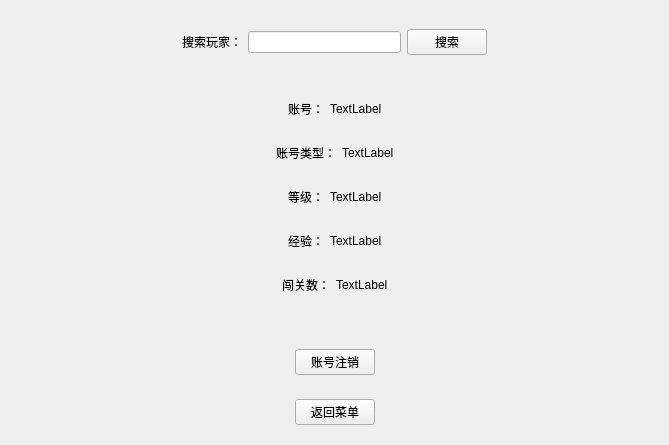
<?xml version="1.0" encoding="UTF-8"?>
<ui version="4.0">
 <class>AccountWindow</class>
 <widget class="QWidget" name="AccountWindow">
  <property name="geometry">
   <rect>
    <x>0</x>
    <y>0</y>
    <width>669</width>
    <height>445</height>
   </rect>
  </property>
  <property name="windowTitle">
   <string>Form</string>
  </property>
  <layout class="QVBoxLayout" name="verticalLayout_2">
   <item>
    <widget class="QWidget" name="widget_5" native="true">
     <layout class="QVBoxLayout" name="verticalLayout">
      <item>
       <widget class="QWidget" name="widget_7" native="true">
        <layout class="QHBoxLayout" name="horizontalLayout_8">
         <item>
          <spacer name="horizontalSpacer_3">
           <property name="orientation">
            <enum>Qt::Horizontal</enum>
           </property>
           <property name="sizeHint" stdset="0">
            <size>
             <width>40</width>
             <height>20</height>
            </size>
           </property>
          </spacer>
         </item>
         <item>
          <widget class="QLabel" name="label_4">
           <property name="text">
            <string>搜索玩家：</string>
           </property>
          </widget>
         </item>
         <item>
          <widget class="QLineEdit" name="search"/>
         </item>
         <item>
          <widget class="QPushButton" name="searchBtn">
           <property name="text">
            <string>搜索</string>
           </property>
          </widget>
         </item>
         <item>
          <spacer name="horizontalSpacer_12">
           <property name="orientation">
            <enum>Qt::Horizontal</enum>
           </property>
           <property name="sizeHint" stdset="0">
            <size>
             <width>40</width>
             <height>20</height>
            </size>
           </property>
          </spacer>
         </item>
        </layout>
       </widget>
      </item>
      <item>
       <spacer name="verticalSpacer_2">
        <property name="orientation">
         <enum>Qt::Vertical</enum>
        </property>
        <property name="sizeHint" stdset="0">
         <size>
          <width>20</width>
          <height>40</height>
         </size>
        </property>
       </spacer>
      </item>
      <item>
       <widget class="QWidget" name="widget" native="true">
        <layout class="QHBoxLayout" name="horizontalLayout">
         <item>
          <spacer name="horizontalSpacer_4">
           <property name="orientation">
            <enum>Qt::Horizontal</enum>
           </property>
           <property name="sizeHint" stdset="0">
            <size>
             <width>40</width>
             <height>20</height>
            </size>
           </property>
          </spacer>
         </item>
         <item>
          <widget class="QLabel" name="label">
           <property name="text">
            <string>账号：</string>
           </property>
          </widget>
         </item>
         <item>
          <widget class="QLabel" name="account">
           <property name="text">
            <string>TextLabel</string>
           </property>
          </widget>
         </item>
         <item>
          <spacer name="horizontalSpacer_5">
           <property name="orientation">
            <enum>Qt::Horizontal</enum>
           </property>
           <property name="sizeHint" stdset="0">
            <size>
             <width>40</width>
             <height>20</height>
            </size>
           </property>
          </spacer>
         </item>
        </layout>
       </widget>
      </item>
      <item>
       <widget class="QWidget" name="widget_8" native="true">
        <layout class="QHBoxLayout" name="horizontalLayout_7">
         <item>
          <spacer name="horizontalSpacer_14">
           <property name="orientation">
            <enum>Qt::Horizontal</enum>
           </property>
           <property name="sizeHint" stdset="0">
            <size>
             <width>40</width>
             <height>20</height>
            </size>
           </property>
          </spacer>
         </item>
         <item>
          <widget class="QLabel" name="levelNumLab_4">
           <property name="text">
            <string>账号类型：</string>
           </property>
          </widget>
         </item>
         <item>
          <widget class="QLabel" name="type">
           <property name="text">
            <string>TextLabel</string>
           </property>
          </widget>
         </item>
         <item>
          <spacer name="horizontalSpacer_15">
           <property name="orientation">
            <enum>Qt::Horizontal</enum>
           </property>
           <property name="sizeHint" stdset="0">
            <size>
             <width>40</width>
             <height>20</height>
            </size>
           </property>
          </spacer>
         </item>
        </layout>
       </widget>
      </item>
      <item>
       <widget class="QWidget" name="widget_2" native="true">
        <layout class="QHBoxLayout" name="horizontalLayout_2">
         <item>
          <spacer name="horizontalSpacer_6">
           <property name="orientation">
            <enum>Qt::Horizontal</enum>
           </property>
           <property name="sizeHint" stdset="0">
            <size>
             <width>40</width>
             <height>20</height>
            </size>
           </property>
          </spacer>
         </item>
         <item>
          <widget class="QLabel" name="label_2">
           <property name="text">
            <string>等级：</string>
           </property>
          </widget>
         </item>
         <item>
          <widget class="QLabel" name="grade">
           <property name="text">
            <string>TextLabel</string>
           </property>
          </widget>
         </item>
         <item>
          <spacer name="horizontalSpacer_7">
           <property name="orientation">
            <enum>Qt::Horizontal</enum>
           </property>
           <property name="sizeHint" stdset="0">
            <size>
             <width>40</width>
             <height>20</height>
            </size>
           </property>
          </spacer>
         </item>
        </layout>
       </widget>
      </item>
      <item>
       <widget class="QWidget" name="widget_3" native="true">
        <layout class="QHBoxLayout" name="horizontalLayout_3">
         <item>
          <spacer name="horizontalSpacer_8">
           <property name="orientation">
            <enum>Qt::Horizontal</enum>
           </property>
           <property name="sizeHint" stdset="0">
            <size>
             <width>40</width>
             <height>20</height>
            </size>
           </property>
          </spacer>
         </item>
         <item>
          <widget class="QLabel" name="label_3">
           <property name="text">
            <string>经验：</string>
           </property>
          </widget>
         </item>
         <item>
          <widget class="QLabel" name="exp">
           <property name="text">
            <string>TextLabel</string>
           </property>
          </widget>
         </item>
         <item>
          <spacer name="horizontalSpacer_9">
           <property name="orientation">
            <enum>Qt::Horizontal</enum>
           </property>
           <property name="sizeHint" stdset="0">
            <size>
             <width>40</width>
             <height>20</height>
            </size>
           </property>
          </spacer>
         </item>
        </layout>
       </widget>
      </item>
      <item>
       <widget class="QWidget" name="widget_4" native="true">
        <layout class="QHBoxLayout" name="horizontalLayout_4">
         <item>
          <spacer name="horizontalSpacer_10">
           <property name="orientation">
            <enum>Qt::Horizontal</enum>
           </property>
           <property name="sizeHint" stdset="0">
            <size>
             <width>40</width>
             <height>20</height>
            </size>
           </property>
          </spacer>
         </item>
         <item>
          <widget class="QLabel" name="levelNumLab">
           <property name="text">
            <string>闯关数：</string>
           </property>
          </widget>
         </item>
         <item>
          <widget class="QLabel" name="levelNum">
           <property name="text">
            <string>TextLabel</string>
           </property>
          </widget>
         </item>
         <item>
          <spacer name="horizontalSpacer_11">
           <property name="orientation">
            <enum>Qt::Horizontal</enum>
           </property>
           <property name="sizeHint" stdset="0">
            <size>
             <width>40</width>
             <height>20</height>
            </size>
           </property>
          </spacer>
         </item>
        </layout>
       </widget>
      </item>
      <item>
       <spacer name="verticalSpacer">
        <property name="orientation">
         <enum>Qt::Vertical</enum>
        </property>
        <property name="sizeHint" stdset="0">
         <size>
          <width>20</width>
          <height>40</height>
         </size>
        </property>
       </spacer>
      </item>
     </layout>
    </widget>
   </item>
   <item>
    <widget class="QWidget" name="widget_9" native="true">
     <layout class="QHBoxLayout" name="horizontalLayout_6">
      <item>
       <spacer name="horizontalSpacer_13">
        <property name="orientation">
         <enum>Qt::Horizontal</enum>
        </property>
        <property name="sizeHint" stdset="0">
         <size>
          <width>40</width>
          <height>20</height>
         </size>
        </property>
       </spacer>
      </item>
      <item>
       <widget class="QPushButton" name="logoutBtn">
        <property name="text">
         <string>账号注销</string>
        </property>
       </widget>
      </item>
      <item>
       <spacer name="horizontalSpacer_16">
        <property name="orientation">
         <enum>Qt::Horizontal</enum>
        </property>
        <property name="sizeHint" stdset="0">
         <size>
          <width>40</width>
          <height>20</height>
         </size>
        </property>
       </spacer>
      </item>
     </layout>
    </widget>
   </item>
   <item>
    <widget class="QWidget" name="widget_6" native="true">
     <layout class="QHBoxLayout" name="horizontalLayout_5">
      <item>
       <spacer name="horizontalSpacer">
        <property name="orientation">
         <enum>Qt::Horizontal</enum>
        </property>
        <property name="sizeHint" stdset="0">
         <size>
          <width>40</width>
          <height>20</height>
         </size>
        </property>
       </spacer>
      </item>
      <item>
       <widget class="QPushButton" name="backMenuBtn">
        <property name="text">
         <string>返回菜单</string>
        </property>
       </widget>
      </item>
      <item>
       <spacer name="horizontalSpacer_2">
        <property name="orientation">
         <enum>Qt::Horizontal</enum>
        </property>
        <property name="sizeHint" stdset="0">
         <size>
          <width>40</width>
          <height>20</height>
         </size>
        </property>
       </spacer>
      </item>
     </layout>
    </widget>
   </item>
  </layout>
 </widget>
 <resources/>
 <connections/>
</ui>
